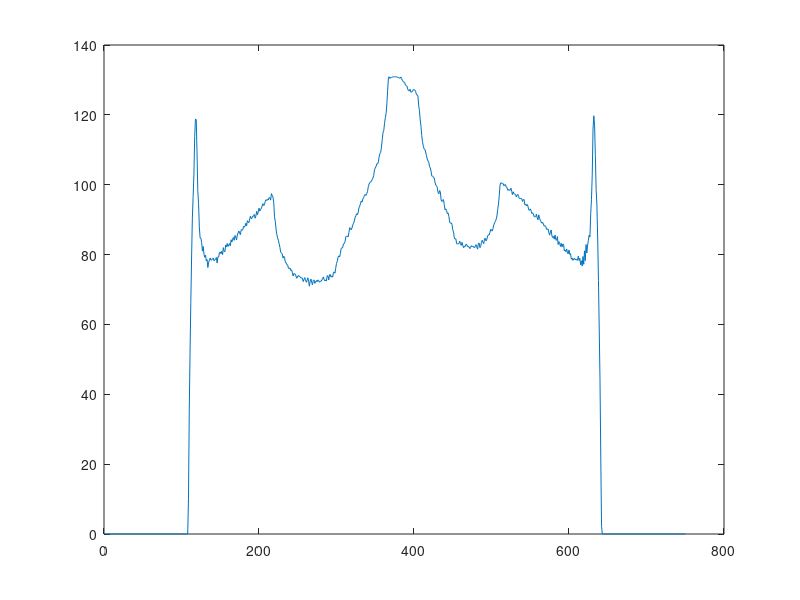

MATLAB code for this plot:
tic;
nx=512;
ny=nx;
ph=phantom(nx);
Source_init=[0,1000]; % Initial source position
Detector_init=[0,-500]; % Initial detector position
Origin=[0,0]; % Rotating center
SAD=sqrt(sum((Source_init-Origin).^2));
SDD=sqrt(sum((Source_init-Detector_init).^2));
DetectorPixelSize=0.5; % Detector pixel spacing
NumberOfDetectorPixels=[750 ,1]; % Number of detector rows and chnnels
PhantomCenter=[0,0]; % Center of phantom
dx=0.5; %phantom pixel spacing
dy=0.5;
nTheta=1;
StartAngle=0;
EndAngle=2*pi;

Xplane=(PhantomCenter(1)-size(ph,1)/2+(0:nx))*dx; % pixel boundaries of image
Yplane=(PhantomCenter(2)-size(ph,2)/2+(0:ny))*dy;
Xplane=Xplane-dx/2;
Yplane=Yplane-dy/2;
theta=linspace(StartAngle,EndAngle,nTheta+1);
theta=theta(1:end-1);
proj=zeros(NumberOfDetectorPixels(1),nTheta);

% Rotating CCW direction starting from x-axis
% TO Dos:
%   Add direction configurations
%   Expand to cone-beam projection

tmp=zeros(size(ny));
for angle_index=1:nTheta
    SourceX=-SAD*sin(theta(angle_index)); % source coordinate
    SourceY=SAD*cos(theta(angle_index));
    DetectorX=(SDD-SAD)*sin(theta(angle_index));  % center of detector coordinate
    DetectorY=-(SDD-SAD)*cos(theta(angle_index));
    DetectorLength=(floor(-NumberOfDetectorPixels(1)/2):floor(NumberOfDetectorPixels(1)/2))*DetectorPixelSize;
    if(abs(tan(theta(angle_index)))<=1e-6)
        DetectorIndex=[DetectorX+DetectorLength; repmat(DetectorY,1,size(DetectorLength,2))];
    elseif(tan(theta(angle_index))>=1e6)
        DetectorIndex=[repmat(DetectorX,1,size(DetectorLength,2)); DetectorY+DetectorLength];
    else
        xx=sqrt(DetectorLength.^2./(1+tan(theta(angle_index))^2));
        yy=tan(theta(angle_index))*sqrt(DetectorLength.^2./(1+tan(theta(angle_index))^2));
        DetectorIndex=[DetectorX+sign(DetectorLength).*xx;...
            DetectorY+sign(DetectorLength).*yy];
    end
    if(DetectorY>0)
        DetectorIndex=DetectorIndex(:,end:-1:1);
    end
    DetectorIndex=DetectorIndex(:,1:end-1); % The index pointing center of detector pixels
    if (abs(SourceX-DetectorX)<=abs(SourceY-DetectorY)) % check direction of ray
        for detector_index=1:size(DetectorIndex,2)
%         for detector_index=134:134
            DetectorBoundary1=DetectorIndex(1,detector_index)-DetectorPixelSize/2;
            DetectorBoundary2=DetectorIndex(1,detector_index)+DetectorPixelSize/2;
            k1=(SourceX-DetectorBoundary1)/(SourceY-DetectorY);
            intercept1=-k1*SourceY+SourceX;
            k2=(SourceX-DetectorBoundary2)/(SourceY-DetectorY); % slope of line between source and detector boundray
            intercept2=-k2*SourceY+SourceX;
            detector_value=0;
            for image_row_index=ny:-1:1
                coord1=k1*Yplane(image_row_index)+intercept1;
                coord2=k2*Yplane(image_row_index)+intercept2;
%                 tmp(image_row_index)=coord2-coord1;
                fprintf('%.5f\n',coord2-coord1)
                if(max(coord1,coord2)<Xplane(1) || min(coord1,coord2)>Xplane(end))
                    continue;
                end
                image_col_index1=floor((coord1-Xplane(1)+dx)/dx);
                image_col_index2=floor((coord2-Xplane(1)+dx)/dx);
                % image_col_indexes are real cooordinate, not index
                % how to check the line intersection is out of the phantom
                % or not?
                if( image_col_index1==image_col_index2)
                    detector_value=detector_value+ph(image_row_index,image_col_index1);%/(coord2-coord1);
                    tmp(image_row_index)=ph(image_row_index,image_col_index1);
                    % check order of phantom image
                else
                    if(coord1<Xplane(1))
                        detector_value=detector_value+...
                            ph(image_row_index,image_col_index2)*(coord2-Xplane(image_col_index2))/...
                            (coord2-coord1);
                    elseif(coord2>Xplane(end))
                        detector_value=detector_value+ph(image_row_index,image_col_index1)*...
                            (Xplane(image_col_index1)-coord1)/(coord2-coord1);
                    elseif(image_col_index2-image_col_index1>1)
                        detector_value=detector_value+ph(image_row_index,image_col_index1)*...
                            (Xplane(image_col_index1+1)-coord1)/(coord2-coord1);
                        for pixels=image_col_index1+1:image_col_index2-1
                            detector_value=detector_value+ph(image_row_index,pixels)...
                                *(Xplane(image_col_index2)-Xplane(image_col_index1+1))/(coord2-coord1);
                        end
                        detector_value=detector_value+ph(image_row_index,image_col_index2)*...
                            (coord2-Xplane(image_col_index2))/(coord2-coord1);
                        
                    else
                        tmp(image_row_index)=ph(image_row_index,image_col_index1)*...
                            (Xplane(image_col_index2)-coord1)/(coord2-coord1)+...
                            ph(image_row_index,image_col_index2)*(coord2-Xplane(image_col_index2))/...
                            (coord2-coord1);
                        detector_value=detector_value+ph(image_row_index,image_col_index1)*...
                            (Xplane(image_col_index2)-coord1)/(coord2-coord1)+...
                            ph(image_row_index,image_col_index2)*(coord2-Xplane(image_col_index2))/...
                            (coord2-coord1);
                    end
%                     for pixel_index=image_col_index1:image_col_index2
%                         detector_value=detector_value+ph(image_row_index,pixel_index)*...
%                             (Xplane(pixel_index)-DetectorBoundary1)
                    
                end
            end
            proj(detector_index,angle_index)=detector_value;
        end
    else
        % if projection is done on 
        for detector_index=1:size(DetectorIndex,2)
            DetectorBoundary1=DetectorIndex(2,detector_index)-DetectorPixelSize/2;
            DetectorBoundary2=DetectorIndex(2,detector_index)+DetectorPixelSize/2;
            k1=(SourceX-DetectorBoundary1)/(SourceY-DetectorY);
            intercept1=-k1*SourceX+SourceY;
            k2=(SourceX-DetectorBoundary2)/(SourceY-DetectorY); % slope of line between source and detector boundray
            intercept2=-k2*SourceX+SourceY;
            detector_value=0;
            for image_col_index=1:nx
                image_row_index1=floor((k1*Xplane(image_col_index)+intercept1-Yplane(1)+dy)/dy);
                image_row_index2=floor((k2*Xplane(image_col_index)+intercept2-Yplane(1)+dy)/dy);
                % image_col_indexes are real cooordinate, not index
                % how to check the line intersection is out of the phantom
                % or not?
                if (image_row_index1<1 || image_row_index2>=size(Yplane,2) )
                    continue;
                end
                if( image_col_index1==image_col_index2)
                    detector_value=detector_value+ph(image_row_index1,image_col_index)*DetectorPixelSize;
                    % check order of phantom image
                else
                    detector_value=detector_value+ph(image_row_index1,image_col_index)*...
                        (Xplane(image_col_index2)-DetectorBoundary1)/DetectorPixelSize+...
                        ph(image_row_index2,image_col_index)*(DetectorBoundary2-Xplane(image_col_index2))/...
                        DetectorPixelSize;
                end
            end
        end
    end
    
end
plot(proj);
colormap gray;
toc
